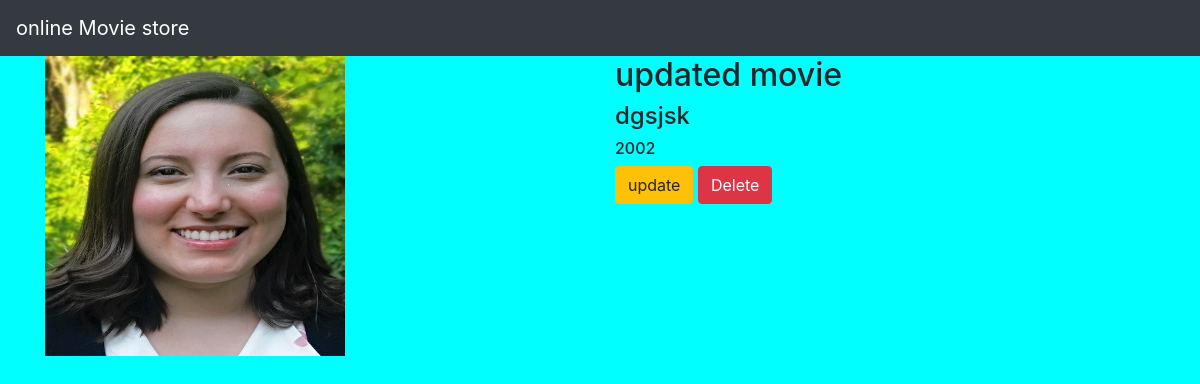
/movie/3/, run on the app's committed database.
### movieapp/models.py (models this page shows, shortened)
class Movie(models.Model):
    name=models.CharField(max_length=250)
    desc=models.TextField()
    year=models.IntegerField()
    img=models.ImageField(upload_to='gallery')

### movieapp/views.py (the view)
# urls.py: path('movie/<int:movie_id>/',views.detail,name='detail'),
def detail(request,movie_id):
    movie=Movie.objects.get(id=movie_id)
    return render(request,"detail.html",{'movie':movie})

### templates/detail.html
{% extends 'base.html' %}
{% block body %}
<div class="container">
    <div class="row">
        <div class="col-md-6">
            <img src="{{movie.img.url}}" width="300" height="300">
        </div>
<div class="col-md-6">
    <h2>{{movie.name}}</h2>
    <h4>{{movie.desc}}</h4>
    <h6>{{movie.year}}</h6>
    <a class="btn btn-warning" href="{% url 'movieapp:update' movie.id %}">update</a>
    <a class="btn btn-danger" href="{% url 'movieapp:delete' movie.id %}">Delete</a>
</div>
 </div>
</div>
{% endblock %}

### static/style.css (style rules this page uses)
body { background-color:aqua; }

### data on the page
Movie: img (picture), name "updated movie", desc "dgsjsk", year "2002"
